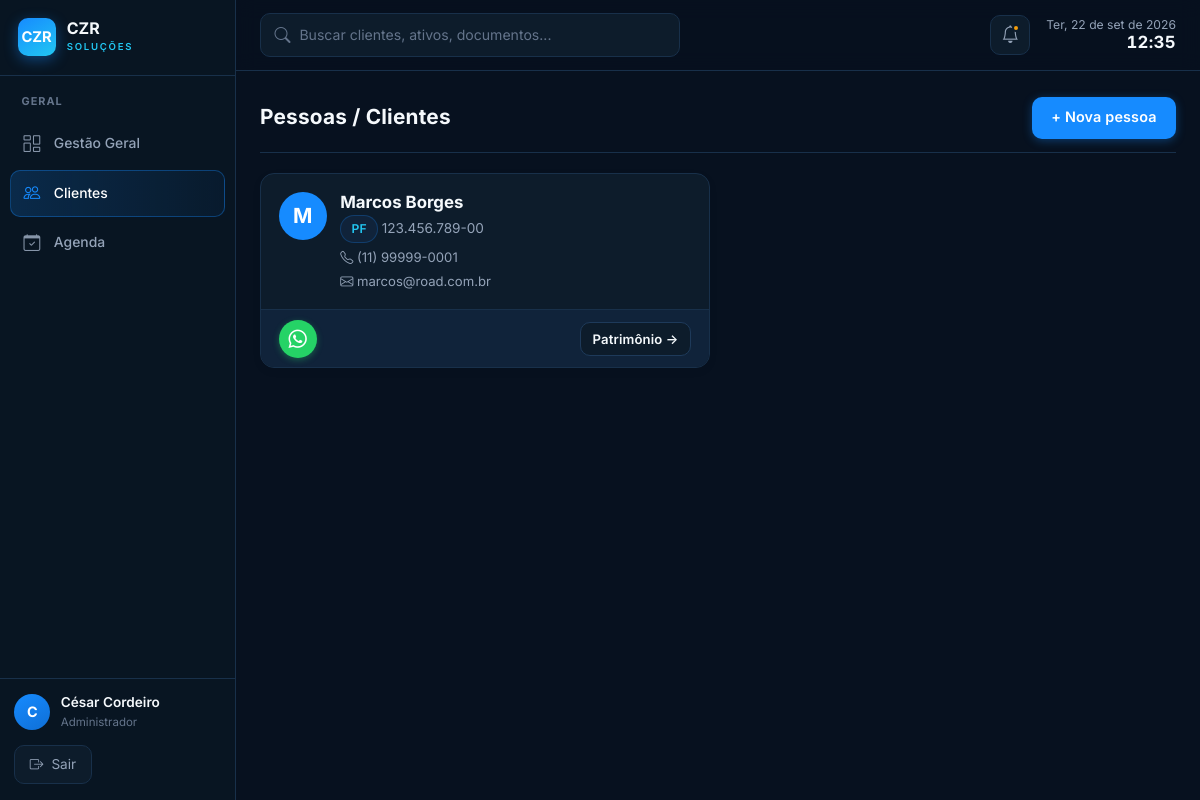
Screenshot of /clientes (signed in) with the database file from the repository.
### tables this page shows
CREATE TABLE IF NOT EXISTS clientes (
  id              INT AUTO_INCREMENT PRIMARY KEY,
  usuario_id      INT NULL,                           
  tipo_pessoa     ENUM('PF','PJ') NOT NULL DEFAULT 'PF',
  nome            VARCHAR(200) NOT NULL,              
  nome_completo   VARCHAR(200) NULL,                  
  apelido         VARCHAR(80)  NULL,
  cpf_cnpj        VARCHAR(18)  NOT NULL,
  rg              VARCHAR(20)  NULL,
  rg_orgao        VARCHAR(30)  NULL,
  rg_uf           VARCHAR(2)   NULL,
  data_nascimento DATE         NULL,
  naturalidade    VARCHAR(80)  NULL,
  nacionalidade   VARCHAR(60)  NULL DEFAULT 'Brasileira',
  estado_civil    ENUM('solteiro','casado','divorciado','viuvo','uniao_estavel','separado') NULL,
  regime_bens     ENUM('comunhao_parcial','comunhao_universal','separacao_total','participacao_final','nao_aplicavel') NULL,
  profissao       VARCHAR(80)  NULL,
  tipo_sanguineo  ENUM('A+','A-','B+','B-','AB+','AB-','O+','O-') NULL,
  nome_pai        VARCHAR(200) NULL,
  nome_mae        VARCHAR(200) NULL,
  cep             VARCHAR(9)   NULL,                  
  logradouro      VARCHAR(200) NULL,
  numero          VARCHAR(20)  NULL,
  complemento     VARCHAR(100) NULL,
  bairro          VARCHAR(100) NULL,
  cidade          VARCHAR(100) NULL,
  uf              VARCHAR(2)   NULL,
  email           VARCHAR(150) NULL,                  
  telefone        VARCHAR(20)  NULL,                  
  tem_testamento  TINYINT(1) NOT NULL DEFAULT 0,
  testamento_obs  TEXT         NULL,
  observacoes     TEXT         NULL,
  ativo           TINYINT(1) NOT NULL DEFAULT 1,
  criado_em       DATETIME NOT NULL DEFAULT CURRENT_TIMESTAMP,
  FOREIGN KEY (usuario_id) REFERENCES usuarios(id) ON DELETE SET NULL
);

### app/Core/View.php (called while the page is built, shortened)
<?php
class View
{
    public static function render(string $view, array $data = []): void
    {
        $file = APP_PATH . '/Views/' . $view . '.php';
        extract($data, EXTR_SKIP);
        require $file;
    }
}

### app/Core/Controller.php (called while the page is built, shortened)
<?php
abstract class Controller
{
    protected function view(string $view, array $data = []): void
    {
        View::render($view, $data);
    }
}

### app/Controllers/ClientesController.php (called while the page is built, shortened)
<?php
class ClientesController extends Controller
{
    public function index(): void
    {
        $clientes = Cliente::listarAtivos();
        $this->view('clientes/lista', compact('clientes'));
    }
}

### app/Core/Router.php (called while the page is built, shortened)
<?php
class Router
{
    private array $routes = ['GET' => [], 'POST' => []];
    public function get(string $path, array $handler): void
    {
        $this->routes['GET'][trim($path, '/')] = $handler;
    }
    public function post(string $path, array $handler): void
    {
        $this->routes['POST'][trim($path, '/')] = $handler;
    }
    public function dispatch(string $url, string $method): void
    {
        $url    = trim($url, '/');
        $method = strtoupper($method) === 'POST' ? 'POST' : 'GET';
        $handler = $this->routes[$method][$url] ?? null;
        [$class, $action] = $handler;
        (new $class())->$action();
    }
}

### index.php (called while the page is built, shortened)
<?php
$router = new Router();
$router->dispatch($_GET['url'] ?? '', $_SERVER['REQUEST_METHOD']);

### includes/functions.php (called while the page is built, shortened)
<?php
function base_url(string $path = ''): string {
    $base = defined('BASE_URL') ? BASE_URL : '/cezar/';
    return $base . ltrim($path, '/');
}
function link_whatsapp(?string $telefone): string {
    $d = preg_replace('/\D/', '', $telefone ?? '');
    if (strlen($d) <= 11) $d = '55' . $d;
    return 'https://wa.me/' . $d;
}
function h(string $str): string {
    return htmlspecialchars($str, ENT_QUOTES, 'UTF-8');
}

### includes/db.php (called while the page is built, shortened)
<?php
function db(): PDO
{
    static $pdo = null;
    if ($pdo === null) {
        $host    = Env::get('DB_HOST', '127.0.0.1');
        $name    = Env::get('DB_NAME', 'gestao_patrimonial');
        $user    = Env::get('DB_USER', 'root');
        $pass    = Env::get('DB_PASS', '');
        $charset = Env::get('DB_CHARSET', 'utf8mb4');
        $dsn = "mysql:host={$host};dbname={$name};charset={$charset}";
        $pdo = new PDO($dsn, $user, $pass, [
            PDO::ATTR_ERRMODE            => PDO::ERRMODE_EXCEPTION,
            PDO::ATTR_DEFAULT_FETCH_MODE => PDO::FETCH_ASSOC,
            PDO::ATTR_EMULATE_PREPARES   => false,
        ]);
    }
    return $pdo;
}

### app/Models/Cliente.php (called while the page is built, shortened)
<?php
class Cliente
{
    public static function listarAtivos(): array
    {
        return db()->query(
            'SELECT c.*, u.email AS email_login
               FROM clientes c
               LEFT JOIN usuarios u ON u.id = c.usuario_id
              WHERE c.ativo = 1
              ORDER BY c.nome'
        )->fetchAll();
    }
}

### app/Views/clientes/lista.php (the view, shortened to what this page needs)
<?php
require APP_ROOT . '/includes/header.php';
?>
<div class="container">
  <div class="card-header" style="margin-bottom:1.25rem">
    <h2 class="card-titulo" style="font-size:1.3rem">Pessoas / Clientes</h2>
    <a href="<?= base_url('clientes/novo') ?>" class="btn btn-primario">+ Nova pessoa</a>
  </div>
  <?php if ($clientes): ?>
    <div class="pessoas-grid">
      <?php foreach ($clientes as $c):
        $nome = $c['nome_completo'] ?: $c['nome'];
        $wa   = link_whatsapp($c['telefone'] ?? '');
        $ini  = mb_strtoupper(mb_substr(trim($c['nome']), 0, 1));
      ?>
      <div class="pessoa-card">
        <a class="pessoa-card-corpo" href="<?= base_url('clientes/editar?id=' . $c['id']) ?>">
          <div class="pessoa-avatar"><?= h($ini) ?></div>
          <div style="min-width:0;flex:1">
            <div class="pessoa-nome"><?= h($nome) ?></div>
            <div class="pessoa-doc"><span class="tag"><?= $c['tipo_pessoa'] ?></span> <?= h($c['cpf_cnpj']) ?></div>
            <?php if ($c['telefone']): ?><div class="pessoa-linha"><i class="bi bi-telephone"></i> <?= h($c['telefone']) ?></div><?php endif; ?>
            <?php if ($c['email']): ?><div class="pessoa-linha"><i class="bi bi-envelope"></i> <?= h($c['email']) ?></div><?php endif; ?>
          </div>
        </a>
        <div class="pessoa-card-acoes">
          <?php if ($wa): ?>
            <a href="<?= h($wa) ?>" target="_blank" rel="noopener" class="pessoa-wa"
               title="Conversar no WhatsApp" aria-label="Conversar no WhatsApp">
              <i class="bi bi-whatsapp"></i>
            </a>
          <?php else: ?><span></span><?php endif; ?>
          <a href="<?= base_url('dashboard?cliente_id=' . $c['id']) ?>" class="btn btn-secundario btn-sm">Patrimônio →</a>
        </div>
      </div>
      <?php endforeach; ?>
    </div>
  <?php else: ?>
    <div class="card"><p style="color:var(--cor-secundario);text-align:center;padding:2rem">Nenhuma pessoa cadastrada.</p></div>
  <?php endif; ?>
</div>
<?php require APP_ROOT . '/includes/footer.php'; ?>

### assets/css/tokens.css (style rules this page uses)
:root { --primary: #168BFF; --primary-h: #0F6FD6; --secondary: #22C7F2; --secondary-h: #12A9D4; --bg: #07111F; --surface: #0D1C2B; --surface-2: #10233A; --sidebar: #081522; --success: #22C55E; --warning: #F59E0B; --danger: #EF4444; --neutral: #64748B; --purple: #A855F7; --text: #F5F9FC; --text-2: #94A3B8; --text-3: #64748B; --border: #18304A; --border-2: #1E3A5A; --fonte-titulo: 'Inter', -apple-system, BlinkMacSystemFont, 'Segoe UI', Roboto, sans-serif; --fonte-corpo: 'Inter', -apple-system, BlinkMacSystemFont, 'Segoe UI', Roboto, sans-serif; --raio: 14px; --raio-sm: 10px; --sombra: 0 8px 30px rgba(0,0,0,.35); --sombra-alta: 0 18px 48px rgba(0,0,0,.5); --preto: var(--sidebar); --preto-2: var(--surface); --grafite: var(--surface-2); --dourado: var(--primary); --dourado-claro: var(--secondary); --dourado-h: var(--primary-h); --marfim: var(--bg); --cor-primaria: var(--text); --cor-acento: var(--primary); --cor-acento-h: var(--primary-h); --cor-fundo: var(--bg); --cor-branco: var(--surface); --cor-borda: var(--border); --cor-texto: var(--text); --cor-secundario: var(--text-2); --cor-sucesso: var(--success); --cor-alerta: var(--warning); --cor-erro: var(--danger); --cor-tag-bg: var(--surface-2); --cor-tag-txt: var(--secondary); }

### assets/css/layout.css (style rules this page uses)
:root { --sidebar-w: 236px; }
.container { max-width: 1280px; margin: 0 auto; padding: 1.6rem 1.5rem; }
@media (min-width: 1024px) { body { padding-left: var(--sidebar-w); } }

### assets/css/style.css (style rules this page uses)
*, *::before, *::after { box-sizing: border-box; margin: 0; padding: 0; }
body { font-family: var(--fonte-corpo); background: var(--cor-fundo); color: var(--cor-texto); font-size: 15px; line-height: 1.55; -webkit-font-smoothing: antialiased; }
a { color: var(--cor-acento); text-decoration: none; }
h1, h2, h3 { font-family: var(--fonte-titulo); }
.card-header { display: flex; align-items: center; justify-content: space-between; margin-bottom: 1.25rem; padding-bottom: .85rem; border-bottom: 1px solid var(--cor-borda); }
.card-titulo { font-family: var(--fonte-titulo); font-size: 1.35rem; font-weight: 700; color: var(--cor-primaria); letter-spacing: .01em; }
.btn { display: inline-flex; align-items: center; gap: .4rem; padding: .55rem 1.15rem; border-radius: var(--raio-sm); border: 1px solid transparent; cursor: pointer; font-size: .9rem; font-weight: 600; font-family: var(--fonte-corpo); letter-spacing: .01em; transition: background .15s, box-shadow .15s, border-color .15s, transform .1s; text-decoration: none; }
.btn-primario { background: var(--primary); color: #fff; box-shadow: 0 2px 10px rgba(22,139,255,.35); }
.btn-secundario { background: var(--surface); color: var(--text); border-color: var(--border-2); }
.btn-sm { padding: .35rem .75rem; font-size: .82rem; }
.tag { display: inline-block; padding: .22rem .65rem; border-radius: 20px; font-size: .76rem; font-weight: 600; background: var(--cor-tag-bg); color: var(--cor-tag-txt); border: 1px solid rgba(22,139,255,.25); }

### rows the page displays
clientes: nome "M", nome "Marcos Borges", tipo_pessoa "PF", cpf_cnpj "123.456.789-00", telefone "(11) 99999-0001", email "marcos@road.com.br"

### other values shown
$titulo "GERAL"
$rotulo "Gestão Geral"
$rotulo "Clientes"
$rotulo "Agenda"
$inicial "C"
$usuario['nome'] "César Cordeiro"
